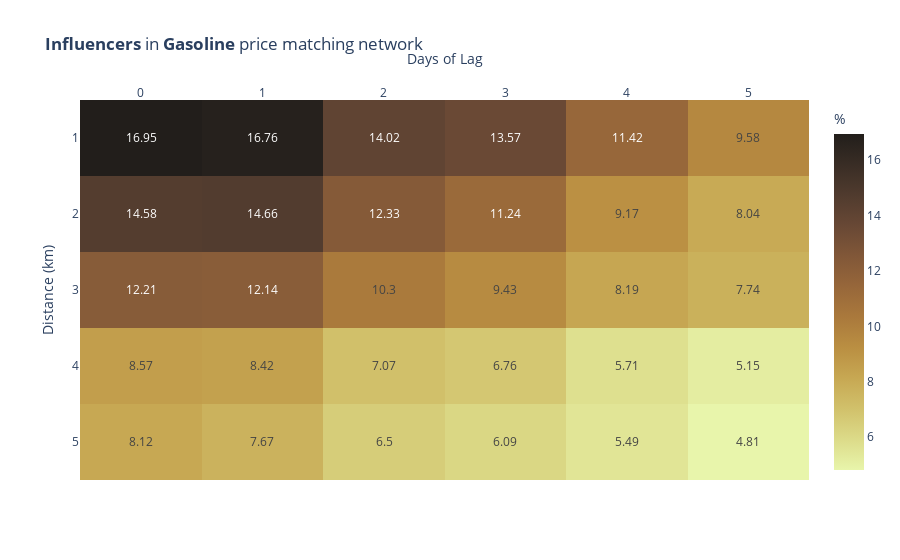
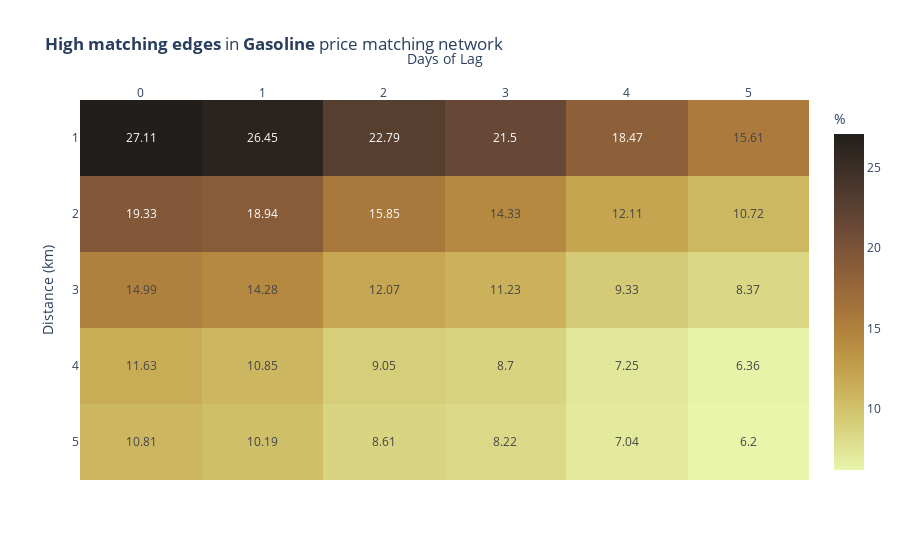

The notebook cell saved with these charts, in order:
### Markdown cell above
Printing the percentage of influencer over the total of nodes, and the percentage of high matching edges over the total of edges for every km and day of lag.

After giving a quick view of the data we can see that increasing in **km** and **lag** reduce the percentage of influencers and high matching edges present in the networks, this means that by more km are the stations divided less the possibility thet they have an high influence over each other, and the more days pass after a change in price from a station less the possibility that another stations will adapt to the new price

If we look closer in this negative trend we can see, that the decreasing difference in the high matching edges from lag 0 to lag 1 is negligible always less than 1%, same for the number of influencer that in some case it will also increase.

We also have to keep in mind that as concern the lag 0 every high matching nodes goes in two directions because the change in price it is simultaneous, A change with B and B with A, if we want to be precise the number of high matching edge for 0 lag should be divided by two.
We can also have between two different stations mutual edges with lag greater than 0 but in this case the information obtained is different, it tells us that the two stations adapt to each other continuously after a certain number of days.

### Code cell
import plotly.express as px

# Function to visualize the percentage of influencers and high matching edges in the price matching network
def print_hign_matching_and_influencers(price_matching_network, influencers, high_matching_edges,fuel_type):
    
    data_influencers,data_high_matching  = [], []

    for km in influencers:

        total_edges = len(price_matching_network[km].edges())
        total_nodes = len(price_matching_network[km].nodes())

        row_influencers,row_high_matching = [], []

        for lag in influencers[km]:

            row_influencers.append(round(len(influencers[km][lag]) / total_nodes*100,2))
            row_high_matching.append(round(len(high_matching_edges[km][lag]) / total_edges*100,2))

        data_influencers.append(row_influencers)
        data_high_matching.append(row_high_matching)

    fig_influencers = px.imshow(data_influencers, text_auto=True, 
                    aspect="auto", 
                    title=f"<b>Influencers</b> in <b>{fuel_type}</b> price matching network", 
                    labels=dict(x="Days of Lag", y="Distance (km)", color="%"),
                    y=["1", "2", "3", "4", "5"],color_continuous_scale='turbid')
    fig_influencers.update_xaxes(side="top")
    
    fig_high_matching = px.imshow(data_high_matching, text_auto=True, 
                    aspect="auto", 
                    title=f"<b>High matching edges</b> in <b>{fuel_type}</b> price matching network", 
                    labels=dict(x="Days of Lag", y="Distance (km)", color="%"),
                    y=["1", "2", "3", "4", "5"],color_continuous_scale='turbid')
    fig_high_matching.update_xaxes(side="top")

    fig_influencers.show()
    fig_high_matching.show()

print_hign_matching_and_influencers(price_matching_network_gasoline,influencers_gasoline,high_matching_gasoline,"Gasoline")

### Figure 1 — Plotly figure (JSON) as saved in the notebook; plotly's stock layout.template omitted (floating-point values rounded to 4 significant figures)
{"data": [{"coloraxis": "coloraxis", "hovertemplate": "Days of Lag: %{x}<br>Distance (km): %{y}<br>%: %{z}<extra></extra>", "name": "0", "texttemplate": "%{z}", "type": "heatmap", "xaxis": "x", "y": ["1", "2", "3", "4", "5"], "yaxis": "y", "z": [[16.95, 16.76, 14.02, 13.57, 11.42, 9.58], [14.58, 14.66, 12.33, 11.24, 9.17, 8.04], [12.21, 12.14, 10.3, 9.43, 8.19, 7.74], [8.57, 8.42, 7.07, 6.76, 5.71, 5.15], [8.12, 7.67, 6.5, 6.09, 5.49, 4.81]]}], "layout": {"coloraxis": {"colorbar": {"title": {"text": "%"}}, "colorscale": [[0, "rgb(232, 245, 171)"], [0.09091, "rgb(220, 219, 137)"], [0.1818, "rgb(209, 193, 107)"], [0.2727, "rgb(199, 168, 83)"], [0.3636, "rgb(186, 143, 66)"], [0.4545, "rgb(170, 121, 60)"], [0.5455, "rgb(151, 103, 58)"], [0.6364, "rgb(129, 87, 56)"], [0.7273, "rgb(104, 72, 53)"], [0.8182, "rgb(80, 59, 46)"], [0.9091, "rgb(57, 45, 37)"], [1, "rgb(34, 30, 27)"]]}, "title": {"text": "<b>Influencers</b> in <b>Gasoline</b> price matching network"}, "xaxis": {"anchor": "y", "domain": [0, 1], "side": "top", "title": {"text": "Days of Lag"}}, "yaxis": {"anchor": "x", "autorange": "reversed", "domain": [0, 1], "title": {"text": "Distance (km)"}}}}

### Figure 2 — Plotly figure (JSON) as saved in the notebook; plotly's stock layout.template omitted (floating-point values rounded to 4 significant figures)
{"data": [{"coloraxis": "coloraxis", "hovertemplate": "Days of Lag: %{x}<br>Distance (km): %{y}<br>%: %{z}<extra></extra>", "name": "0", "texttemplate": "%{z}", "type": "heatmap", "xaxis": "x", "y": ["1", "2", "3", "4", "5"], "yaxis": "y", "z": [[27.11, 26.45, 22.79, 21.5, 18.47, 15.61], [19.33, 18.94, 15.85, 14.33, 12.11, 10.72], [14.99, 14.28, 12.07, 11.23, 9.33, 8.37], [11.63, 10.85, 9.05, 8.7, 7.25, 6.36], [10.81, 10.19, 8.61, 8.22, 7.04, 6.2]]}], "layout": {"coloraxis": {"colorbar": {"title": {"text": "%"}}, "colorscale": [[0, "rgb(232, 245, 171)"], [0.09091, "rgb(220, 219, 137)"], [0.1818, "rgb(209, 193, 107)"], [0.2727, "rgb(199, 168, 83)"], [0.3636, "rgb(186, 143, 66)"], [0.4545, "rgb(170, 121, 60)"], [0.5455, "rgb(151, 103, 58)"], [0.6364, "rgb(129, 87, 56)"], [0.7273, "rgb(104, 72, 53)"], [0.8182, "rgb(80, 59, 46)"], [0.9091, "rgb(57, 45, 37)"], [1, "rgb(34, 30, 27)"]]}, "title": {"text": "<b>High matching edges</b> in <b>Gasoline</b> price matching network"}, "xaxis": {"anchor": "y", "domain": [0, 1], "side": "top", "title": {"text": "Days of Lag"}}, "yaxis": {"anchor": "x", "autorange": "reversed", "domain": [0, 1], "title": {"text": "Distance (km)"}}}}
